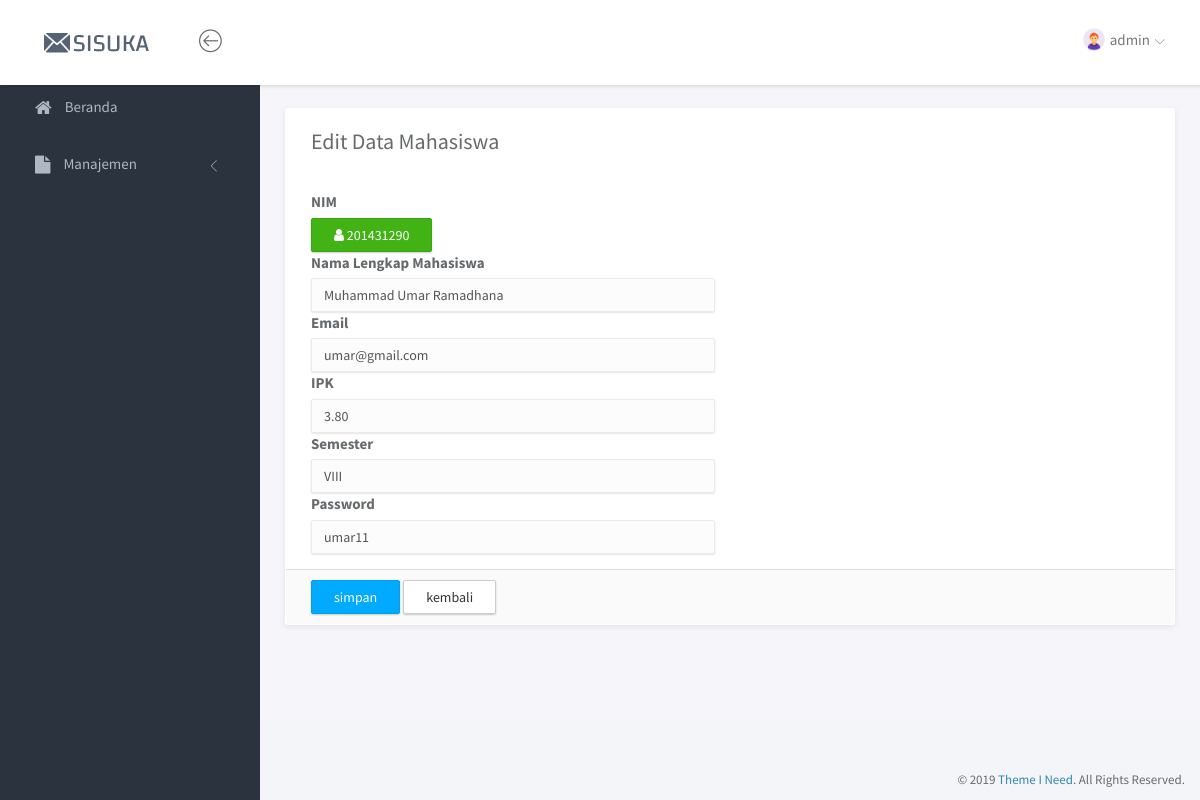
The page /index.php?page=mahasiswaedit&id=201431290 (signed in) on the database as committed earlier.
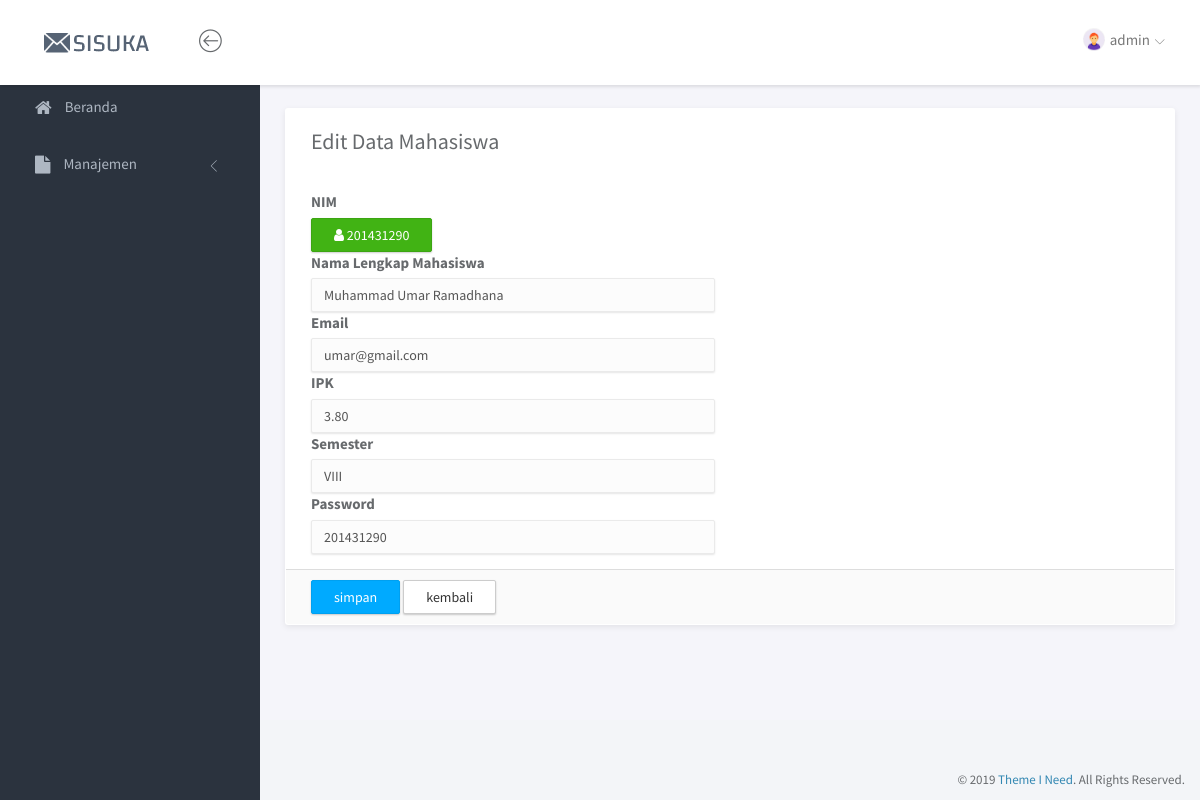
The same page on the database as committed later.
### tables this page shows
CREATE TABLE `tbl_mahasiswa` (
  `nim` varchar(15) NOT NULL,
  `nama_lengkap` varchar(100) NOT NULL,
  `email` varchar(50) NOT NULL,
  `ipk` decimal(3,2) NOT NULL,
  `semester` varchar(5) NOT NULL,
  `password` varchar(10) NOT NULL,
  `terakhir_login` timestamp NULL DEFAULT NULL ON UPDATE CURRENT_TIMESTAMP
);

### page/mahasiswa/mahasiswaedit.php (the view, shortened to what this page needs)
<?php
    $g = mysqli_query($conn, "SELECT * FROM tbl_mahasiswa WHERE nim='$_GET[id]'");
    $data = mysqli_fetch_array($g);
?>
<div class="panel panel-headline">
    <div class="panel-heading">
        <div class="row">
            <div class="col-md-12">
                <div class="pull-left">
                    <h3 class="panel-title">Edit Data Mahasiswa</h3>
                </div>
            </div>
        </div>
    </div>
    <div class="panel-body">
        <div class="row">
            <div class="col-md-12">
                <form action="?page=mahasiswaeditpro" method="post" enctype="multipart/form-data">
                    <div class="row">
                        <div class="col-md-6">
                            <div clas="form-group">
                            <label>NIM</label><br>
                            <a class="btn btn-success"><i class="fa fa-user"></i> <?= $data['nim'] ?></a>
                            </div>
                        </div>
                    </div>
                    <div class="row">
                        <div class="col-md-6">
                            <div clas="form-group">
                                <label>Nama Lengkap Mahasiswa</label>
                                <input type="text" class="form-control" name="nama_lengkap" placeholder="masukkan nama lengkap mahasiswa ..." value="<?= $data['nama_lengkap'] ?>" required>
                            </div>
                        </div>
                    </div>
                    <div class="row">
                        <div class="col-md-6">
                            <div clas="form-group">
                                <label>Email</label>
                                <input type="email" class="form-control" name="email" placeholder="masukkan email mahasiswa ..." value="<?= $data['email'] ?>" required>
                            </div>
                        </div>
                    </div>
                    <div class="row">
                        <div class="col-md-6">
                            <div clas="form-group">
                                <label>IPK</label>
                                <input type="text" class="form-control" name="ipk" placeholder="masukkan ipk mahasiswa ..." value="<?= $data['ipk'] ?>" required>
                            </div>
                        </div>
                    </div>
                    <div class="row">
                        <div class="col-md-6">
                            <div clas="form-group">
                                <label>Semester</label>
                                <input type="text" class="form-control kapital" name="semester" placeholder="masukkan semester mahasiswa ..." value="<?= $data['semester'] ?>" required>
                            </div>
                        </div>
                    </div>
                    <div class="row">
                        <div class="col-md-6">
                            <div clas="form-group">
                                <label>Password</label>
                                <input type="text" class="form-control" name="password" placeholder="masukkan password untuk akun mahasiswa ..." value="<?= $data['password'] ?>" required>
                            </div>
                        </div>
                    </div>
            </div>
        </div>
    </div>
    <div class="panel-footer">
        <input type="submit" name="submit" class="btn btn-primary" value="simpan">
        <a href="?page=mahasiswa" class="btn btn-default">kembali</a>
    </div>
</div>

Rows that differ between the two databases and show on the page:
changed tbl_mahasiswa "Muhammad Umar Ramadhana": password "umar11" → "201431290"
